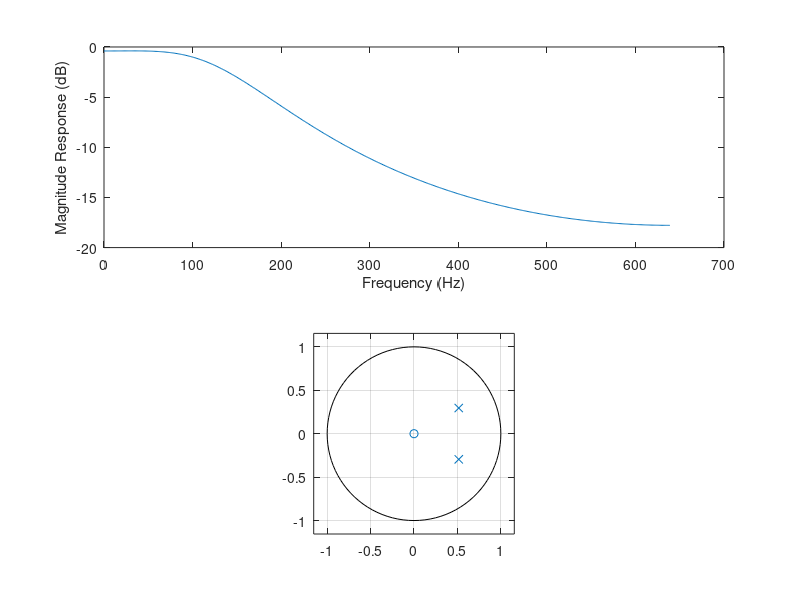

Write MATLAB code to recreate this figure.
%filter_3
% %  m-file for Example 8B.1 (Program 8B.1, p564). 
%  Program name: prog8b1.m % 
N=2;			% Filter order 
Fs=1280;		% Sampling frequency 
fc=150;		% Cutoff frequency 
WC=2*pi*fc;		% Cutoff frequency in radian % %	
%Create an analogue filter

[b,a]=butter(N,WC,'s');
[z,p,k]=butter(N, WC, 's');
%
%	Convert analogue filter into Discrete IIR filter
%
[bz, az]=impinvar(b, a, Fs);		%Determine coeffs of IIR filter
subplot(2,1,1)				% Plot magnitude freq. response
[H, f]=freqz(bz, az, 512, Fs);			
plot(f, 20*log10(abs(H)))
xlabel('Frequency (Hz)')
ylabel('Magnitude Response (dB)')
subplot(2,1,2)				% Plot pole-zero diagram
zplane(bz, az)
zz=roots(bz);				% Determine poles and zeros 
pz=roots(az);
